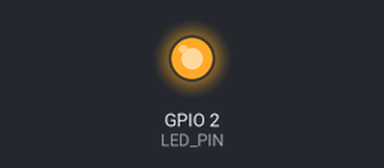
The sketch below on a simulated ESP32. Parts: output pins drawn as LEDs (lit = HIGH). WiFi joins after 1.5 s; servers stay silent unless stated; uploads are accepted with an empty reply; what the sketch prints to the serial monitor is not drawn.

Above: at 4.3 s.
At 7.8 s:
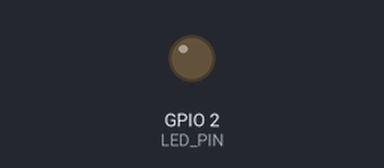
Timing chart, 0 to 9.0 s (numbered marks = the images above):
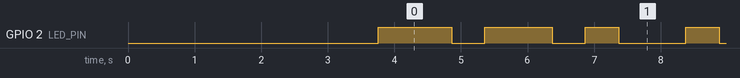

Measured:
- by itself, GPIO 2 (LED_PIN): repeats every 4.0 s: HIGH 1.0 s, LOW 0.50 s, HIGH 0.50 s, LOW 1.0 s, HIGH 0.50 s, LOW 0.50 s
- by itself, everything shown: repeats every 4.0 s, in 6 steps

The sketch:

oinsexpress_esp32_final.ino
```cpp
/* ══════════════════════════════════════════════════════════════════
 * oinsexpress_esp32_final.ino — OINSExpress ESP32 Final
 * ══════════════════════════════════════════════════════════════════
 *
 * Projet PFA 2026 — FST
 * Mrabet Islem — Merghni Ons
 *
 * Rôles de l'ESP32 :
 *   1. Reçoit données JSON du STM32 par UART2 (115200 bps)
 *   2. Se connecte au WiFi
 *   3. Envoie les données au backend Spring Boot (REST API)
 *   4. Simule 2 livreurs pour la démonstration jury
 *
 * CÂBLAGE :
 *   ESP32 GPIO16 (RX2) ←── STM32 PA9(UART1 TX)
 *   ESP32 GPIO17 (TX2) ──→ STM32 PA10 (UART1 RX)
 *   ESP32 GND          ─── STM32 GND
 *   ESP32 VIN (5V)     ←── STM32 5V
 *
 * LIBRAIRIES À INSTALLER (Arduino IDE) :
 *   - "ArduinoJson" by Benoit Blanchon
 *   - "HTTPClient" (incluse dans ESP32)
 * ══════════════════════════════════════════════════════════════════
 */

#include <WiFi.h>
#include <HTTPClient.h>
#include <ArduinoJson.h>
#include <HardwareSerial.h>

// ══════════════════════════════════════════════════════════════════
// CONFIGURATION — MODIFIER ICI
// ══════════════════════════════════════════════════════════════════

// WiFi
const char* WIFI_SSID     = "TOPNET_92A0";
const char* WIFI_PASSWORD = "obp5c2e93d";

// Backend OINSExpress
const char* BACKEND_URL = "http://192.168.1.11:10000";

// ══ Livreur 1 ══
const char* LIVREUR1_ID    = "LIV-001";
const char* LIVREUR1_EMAIL = "islemmrabet11@gmail.com";
const char* LIVREUR1_PASS  = "Azerty29";

// ══ Livreur 2 ══
const char* LIVREUR2_ID    = "LIV-004";
const char* LIVREUR2_EMAIL = "hou7.livreur@gmail.com";
const char* LIVREUR2_PASS  = "Livreur123";

// ══════════════════════════════════════════════════════════════════
// CONSTANTES
// ══════════════════════════════════════════════════════════════════

#define UART_BAUD        115200
#define UART_RX          16
#define UART_TX          17
#define LED_PIN          2
#define SEND_INTERVAL_MS 2000  // Envoi toutes les 2 secondes

// ══════════════════════════════════════════════════════════════════
// VARIABLES GLOBALES
// ══════════════════════════════════════════════════════════════════

HardwareSerial STM32Serial(2);

// Données reçues du STM32
struct VehicleData {
  double  lat     = 36.8065;   // Tunis par défaut
  double  lon     = 10.1815;
  float   vitesse = 0.0;
  String  etat    = "NORMAL";
  uint32_t events = 0;
  uint8_t sats    = 0;
  uint8_t fix     = 0;
  float   accX    = 0.0;     // pas d'accélération horizontale au repos
  float   accY    = 0.0;
  float   accZ    = -1.0;    // gravité réaliste à l'arrêt (en g)
  float   gyrX    = 0.0;
  float   gyrY    = 0.0;
  float   gyrZ    = 0.0;
  bool    valid   = true;  // true par défaut pour démo
} vehicleData;

String uartBuffer = "";

// Tokens JWT pour les 2 livreurs
String token1 = "";
String token2 = "";
bool token1Valid = false;
bool token2Valid = false;

unsigned long lastSend = 0;
unsigned long lastLed  = 0;
bool ledState = false;

// Compteur pour alterner entre les 2 livreurs
int sendCounter = 0;

// Décalage position pour livreur 2 (pour les séparer sur la carte)
float offsetLat = 0.008;  // ~800m de décalage
float offsetLon = 0.010;

// ══════════════════════════════════════════════════════════════════
// SETUP
// ══════════════════════════════════════════════════════════════════

void setup() {
  Serial.begin(115200);
  delay(500);

  pinMode(LED_PIN, OUTPUT);
  digitalWrite(LED_PIN, LOW);

  Serial.println("\n══════════════════════════════════════════");
  Serial.println("  OINSExpress ESP32 — 2 Livreurs");
  Serial.println("  PFA 2026 — FST");
  Serial.println("══════════════════════════════════════════");

  // UART vers STM32
  STM32Serial.begin(UART_BAUD, SERIAL_8N1, UART_RX, UART_TX);
  Serial.println("[OK] UART2 initialisé");

  // WiFi
  connectWiFi();

  // Authentification des 2 livreurs
  if (WiFi.status() == WL_CONNECTED) {
    Serial.println("\n── Authentification Livreur 1 ──");
    token1 = loginToBackend(LIVREUR1_EMAIL, LIVREUR1_PASS);
    token1Valid = (token1.length() > 0);

    delay(1000);

    Serial.println("\n── Authentification Livreur 2 ──");
    token2 = loginToBackend(LIVREUR2_EMAIL, LIVREUR2_PASS);
    token2Valid = (token2.length() > 0);
  }

  Serial.println("\n══════════════════════════════════════════");
  Serial.printf("  Livreur 1 (LIV-001) : %s\n", token1Valid ? "OK ✓" : "ECHEC ✗");
  Serial.printf("  Livreur 2 (LIV-004) : %s\n", token2Valid ? "OK ✓" : "ECHEC ✗");
  Serial.println("══════════════════════════════════════════\n");

  digitalWrite(LED_PIN, HIGH);
}

// ══════════════════════════════════════════════════════════════════
// LOOP
// ══════════════════════════════════════════════════════════════════

void loop() {
  // 1. Lire UART du STM32
  readFromSTM32();

  // 2. Envoi périodique
  if (millis() - lastSend >= SEND_INTERVAL_MS) {
    lastSend = millis();

    // Vérifier WiFi
    if (WiFi.status() != WL_CONNECTED) {
      Serial.println("[!] WiFi perdu - reconnexion...");
      connectWiFi();
      if (WiFi.status() == WL_CONNECTED) {
        token1 = loginToBackend(LIVREUR1_EMAIL, LIVREUR1_PASS);
        token1Valid = (token1.length() > 0);
        token2 = loginToBackend(LIVREUR2_EMAIL, LIVREUR2_PASS);
        token2Valid = (token2.length() > 0);
      }
    }

    sendCounter++;

    // Envoyer Livreur 1 (données STM32 réelles)
    if (token1Valid) {
      sendPosition(LIVREUR1_ID, token1,
                   vehicleData.lat,
                   vehicleData.lon,
                   vehicleData.vitesse,
                   vehicleData.etat);

      // ── Flask IA : classification conduite ──
      sendSensorData(LIVREUR1_ID, token1);
    }

    // Envoyer Livreur 2 (position légèrement décalée pour démo)
    if (token2Valid) {
      // Position simulée avec mouvement
      double lat2 = vehicleData.lat + offsetLat + (sin(sendCounter * 0.1) * 0.001);
      double lon2 = vehicleData.lon + offsetLon + (cos(sendCounter * 0.1) * 0.001);
      float speed2 = 30.0 + (sendCounter % 20);  // Vitesse variable 30-50 km/h

      sendPosition(LIVREUR2_ID, token2,
                   lat2, lon2,
                   speed2, "NORMAL");
    }

    // Envoyer alerte si événement IMU détecté
    if (vehicleData.events > 0 && token1Valid) {
      sendAlert(LIVREUR1_ID, token1);
    }
  }

  // 3. LED heartbeat
  if (millis() - lastLed >= 500) {
    lastLed = millis();
    ledState = !ledState;
    digitalWrite(LED_PIN, ledState);
  }

  delay(10);
}

// ══════════════════════════════════════════════════════════════════
// CONNEXION WIFI
// ══════════════════════════════════════════════════════════════════

void connectWiFi() {
  Serial.printf("\n── Connexion WiFi : %s\n", WIFI_SSID);

  /* Reset complet du stack WiFi avant toute tentative */
  WiFi.disconnect(true);
  WiFi.mode(WIFI_OFF);
  delay(200);
  WiFi.mode(WIFI_STA);
  delay(100);

  WiFi.begin(WIFI_SSID, WIFI_PASSWORD);

  int tries = 0;
  while (WiFi.status() != WL_CONNECTED && tries < 40) {
    delay(500);
    Serial.print(".");
    tries++;
  }

  if (WiFi.status() == WL_CONNECTED) {
    Serial.println();
    Serial.printf("[OK] WiFi connecté ! IP: %s\n", WiFi.localIP().toString().c_str());
  } else {
    Serial.println("\n[X] WiFi échec - mode hors ligne");
  }
}

// ══════════════════════════════════════════════════════════════════
// AUTHENTIFICATION JWT
// ══════════════════════════════════════════════════════════════════

String loginToBackend(const char* email, const char* password) {
  HTTPClient http;
  String url = String(BACKEND_URL) + "/api/auth/signin";

  http.begin(url);
  http.addHeader("Content-Type", "application/json");
  http.setTimeout(15000);

  DynamicJsonDocument doc(256);
  doc["email"]    = email;
  doc["password"] = password;
  String body;
  serializeJson(doc, body);

  int httpCode = http.POST(body);

  if (httpCode == 200) {
    String response = http.getString();
    DynamicJsonDocument resp(1024);
    deserializeJson(resp, response);
    String token = resp["token"].as<String>();
    Serial.printf("[OK] Token obtenu pour %s\n", email);
    http.end();
    return token;
  } else {
    Serial.printf("[X] Login échoué pour %s : HTTP %d\n", email, httpCode);
    http.end();
    return "";
  }
}

// ══════════════════════════════════════════════════════════════════
// ENVOI POSITION
// ══════════════════════════════════════════════════════════════════

void sendPosition(const char* livreurId, String token,
                  double lat, double lon,
                  float speed, String etat) {
  HTTPClient http;
  String url = String(BACKEND_URL) + "/api/positions";

  http.begin(url);
  http.addHeader("Content-Type", "application/json");
  http.addHeader("Authorization", "Bearer " + token);
  http.setTimeout(10000);

  // Convertir état
  String drivingState = "NORMAL";
  if (etat == "risky"  || vehicleData.events & 0x04) drivingState = "RISKY";
  if (etat == "danger" || vehicleData.events & 0x01 || vehicleData.events & 0x02) drivingState = "AGGRESSIVE";

  DynamicJsonDocument doc(512);
  doc["livreurId"]    = livreurId;
  doc["latitude"]     = lat;
  doc["longitude"]    = lon;
  doc["speed"]        = speed;
  doc["drivingState"] = drivingState;
  doc["status"]       = "ACTIVE";
  doc["accX"]         = vehicleData.accX;
  doc["accY"]         = vehicleData.accY;
  doc["accZ"]         = vehicleData.accZ;
  doc["gyrX"]         = vehicleData.gyrX;
  doc["gyrY"]         = vehicleData.gyrY;
  doc["gyrZ"]         = vehicleData.gyrZ;

  String body;
  serializeJson(doc, body);

  int httpCode = http.POST(body);

  if (httpCode == 200 || httpCode == 201) {
    Serial.printf("[OK] %s → lat=%.4f lon=%.4f v=%.1f\n",
                  livreurId, lat, lon, speed);
  } else if (httpCode == 401) {
    Serial.printf("[!] Token expiré pour %s\n", livreurId);
  } else {
    Serial.printf("[X] Envoi échoué %s : HTTP %d\n", livreurId, httpCode);
  }

  http.end();
}

// ══════════════════════════════════════════════════════════════════
// ENVOI DONNÉES IMU → Flask IA (/api/sensor/data)
// ══════════════════════════════════════════════════════════════════

void sendSensorData(const char* livreurId, String token) {
  HTTPClient http;
  String url = String(BACKEND_URL) + "/api/sensor/data";

  http.begin(url);
  http.addHeader("Content-Type", "application/json");
  http.addHeader("Authorization", "Bearer " + token);
  http.setTimeout(15000);  // Flask sur Render peut être lent au 1er appel

  DynamicJsonDocument doc(256);
  doc["livreurId"] = livreurId;
  doc["ax"]        = vehicleData.accX;
  doc["ay"]        = vehicleData.accY;
  doc["az"]        = vehicleData.accZ;
  doc["gx"]        = vehicleData.gyrX;
  doc["gy"]        = vehicleData.gyrY;
  doc["gz"]        = vehicleData.gyrZ;
  doc["latitude"]  = vehicleData.lat;
  doc["longitude"] = vehicleData.lon;

  String body;
  serializeJson(doc, body);

  int httpCode = http.POST(body);

  if (httpCode == 200) {
    String response = http.getString();
    DynamicJsonDocument resp(256);
    deserializeJson(resp, response);
    const char* state = resp["drivingState"] | "?";
    const char* msg   = resp["message"]      | "";
    Serial.printf("[IA] %s → %s | %s\n", livreurId, state, msg);
  } else {
    Serial.printf("[X] IA échouée %s : HTTP %d\n", livreurId, httpCode);
  }

  http.end();
}

// ══════════════════════════════════════════════════════════════════
// ENVOI ALERTE
// ══════════════════════════════════════════════════════════════════

void sendAlert(const char* livreurId, String token) {
  HTTPClient http;
  String url = String(BACKEND_URL) + "/api/traffic";

  http.begin(url);
  http.addHeader("Content-Type", "application/json");
  http.addHeader("Authorization", "Bearer " + token);
  http.setTimeout(10000);

  String alertType = "ACCIDENT";
  String description = "Anomalie IMU détectée";

  if (vehicleData.events & 0x01) {
    alertType   = "ACCIDENT";
    description = "Freinage brusque détecté";
  } else if (vehicleData.events & 0x02) {
    alertType   = "ROAD_BLOCKED";
    description = "Accélération violente détectée";
  } else if (vehicleData.events & 0x04) {
    alertType   = "JAM";
    description = "Virage dangereux détecté";
  }

  DynamicJsonDocument doc(512);
  doc["livreurId"]   = livreurId;
  doc["type"]        = alertType;
  doc["description"] = description;
  doc["latitude"]    = vehicleData.lat;
  doc["longitude"]   = vehicleData.lon;

  String body;
  serializeJson(doc, body);

  int httpCode = http.POST(body);

  if (httpCode == 200 || httpCode == 201) {
    Serial.printf("[OK] Alerte envoyée : %s\n", description.c_str());
  } else {
    Serial.printf("[X] Alerte échouée : HTTP %d\n", httpCode);
  }

  http.end();
}

// ══════════════════════════════════════════════════════════════════
// RÉCEPTION UART DU STM32
// ══════════════════════════════════════════════════════════════════

void readFromSTM32() {
  while (STM32Serial.available()) {
    char c = STM32Serial.read();

    if (c == '\n') {
      if (uartBuffer.length() > 2 && uartBuffer.startsWith("{")) {
        parseJSON(uartBuffer);
      }
      uartBuffer = "";
    } else if (c != '\r') {
      uartBuffer += c;
      if (uartBuffer.length() > 512) uartBuffer = "";
    }
  }
}

void parseJSON(String jsonStr) {
  DynamicJsonDocument doc(512);
  DeserializationError err = deserializeJson(doc, jsonStr);

  if (err) {
    Serial.printf("[X] JSON invalide : %s | data=%s\n", err.c_str(), jsonStr.c_str());
    return;
  }

  // Mise à jour IMU (toujours présents depuis STM32)
  if (doc.containsKey("accX")) vehicleData.accX = doc["accX"].as<float>();
  if (doc.containsKey("accY")) vehicleData.accY = doc["accY"].as<float>();
  if (doc.containsKey("accZ")) vehicleData.accZ = doc["accZ"].as<float>();
  if (doc.containsKey("gyrX")) vehicleData.gyrX = doc["gyrX"].as<float>();
  if (doc.containsKey("gyrY")) vehicleData.gyrY = doc["gyrY"].as<float>();
  if (doc.containsKey("gyrZ")) vehicleData.gyrZ = doc["gyrZ"].as<float>();

  // Mise à jour GPS (optionnels — gardent la dernière valeur si absents)
  if (doc.containsKey("lat"))    vehicleData.lat     = doc["lat"].as<double>();
  if (doc.containsKey("lon"))    vehicleData.lon     = doc["lon"].as<double>();
  if (doc.containsKey("speed"))  vehicleData.vitesse = doc["speed"].as<float>();
  if (doc.containsKey("state"))  vehicleData.etat    = doc["state"].as<String>();
  if (doc.containsKey("events")) vehicleData.events  = doc["events"].as<uint32_t>();
  if (doc.containsKey("sats"))   vehicleData.sats    = doc["sats"].as<uint8_t>();
  if (doc.containsKey("fix"))    vehicleData.fix     = doc["fix"].as<uint8_t>();

  vehicleData.valid = true;

  Serial.printf("[STM32 RX] accX=%.3f accY=%.3f accZ=%.3f | gyrX=%.2f gyrY=%.2f gyrZ=%.2f | etat=%s\n",
                vehicleData.accX, vehicleData.accY, vehicleData.accZ,
                vehicleData.gyrX, vehicleData.gyrY, vehicleData.gyrZ,
                vehicleData.etat.c_str());
}
```
